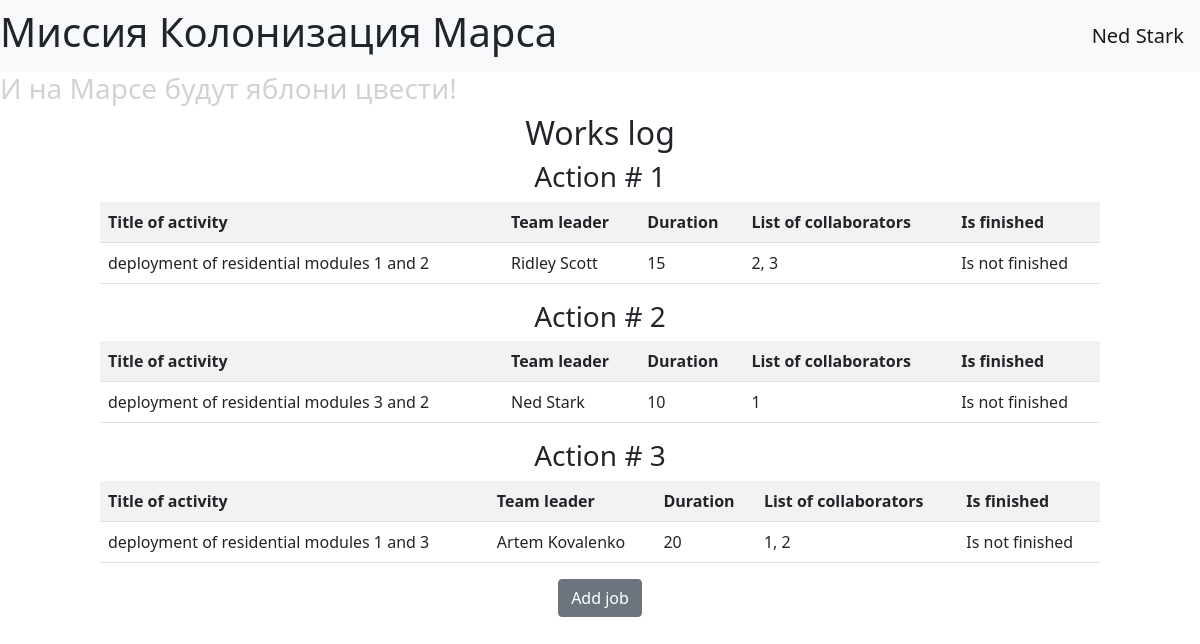
/ (signed in), run on the app's committed database.
### data/users.py (models this page shows, shortened)
class User(SqlAlchemyBase, UserMixin):
    __tablename__ = 'users'
    id = sqlalchemy.Column(sqlalchemy.Integer,
                           primary_key=True, autoincrement=True)
    surname = sqlalchemy.Column(sqlalchemy.String, nullable=True)
    name = sqlalchemy.Column(sqlalchemy.String, nullable=True)
    age = sqlalchemy.Column(sqlalchemy.Integer, nullable=True)
    position = sqlalchemy.Column(sqlalchemy.String, nullable=True)
    speciality = sqlalchemy.Column(sqlalchemy.String, nullable=True)
    address = sqlalchemy.Column(sqlalchemy.String, nullable=True)
    email = sqlalchemy.Column(sqlalchemy.String, index=True, unique=True,
                              nullable=True)
    hashed_password = sqlalchemy.Column(sqlalchemy.String, nullable=True)
    modified_date = sqlalchemy.Column(sqlalchemy.DateTime,
                                      default=datetime.datetime.now)

### data/jobs.py (models this page shows, shortened)
class Jobs(SqlAlchemyBase):
    __tablename__ = 'jobs'
    id = sqlalchemy.Column(sqlalchemy.Integer,
                           primary_key=True, autoincrement=True)
    team_leader = sqlalchemy.Column(sqlalchemy.Integer,
                                    sqlalchemy.ForeignKey("users.id"))
    job = sqlalchemy.Column(sqlalchemy.Text, nullable=True)
    work_size = sqlalchemy.Column(sqlalchemy.Integer, nullable=True)
    collaborators = sqlalchemy.Column(sqlalchemy.Text, nullable=True)
    start_date = sqlalchemy.Column(sqlalchemy.Date, nullable=True,
                                   default=datetime.now())
    end_date = sqlalchemy.Column(sqlalchemy.Date, nullable=True)
    is_finished = sqlalchemy.Column(sqlalchemy.Boolean, nullable=True)
    user = orm.relation('User')

### main.py (the view)
@app.route('/')
def index():
    session = db_session.create_session()
    jobs = list(session.query(Jobs))
    param = {
        "jobs": jobs,
        "title": 'Work log'
    }
    return render_template("work_log.html", **param)

### data/db_session.py (called while the page is built)
def create_session() -> Session:
    global __factory
    return __factory()

### main.py (called while the page is built)
@login_manager.user_loader
def load_user(user_id):
    db_sess = db_session.create_session()
    return db_sess.query(User).get(user_id)

### templates/work_log.html
{% extends "base.html" %}
{% block content %}
<div align="center" style="padding: 0px 100px 0px 100px;">
    <h2>Works log</h2>
    {% for item in jobs %}
    <h3>Action # {{ item.id }}</h3>
    <table class="table table-striped">
        <tr>
            <th>Title of activity</th>
            <th>Team leader</th>
            <th>Duration</th>
            <th>List of collaborators</th>
            <th>Is finished</th>
        </tr>
        <tr>
            <td>{{ item.job }}</td>
            <td>{{ item.user.name }} {{ item.user.surname}}</td>
            <td>{{ item.work_size }}</td>
            <td>{{ item.collaborators }}</td>
            {% if item.is_finished %}
            <td>Is finished</td>
            {% else %}
            <td>Is not finished</td>
            {% endif %}
        </tr>
    </table>
    {% endfor %}
    {% if current_user.is_authenticated %}
    <a href="addjob" class="btn btn-secondary">Add job</a>
    {% endif %}
</div>
{% endblock %}

### templates/base.html (shortened to what this page needs)
<!DOCTYPE html>
<html lang="en">
    <head>
        <link rel="stylesheet" type="text/css" href="/static/css/style.css"/>
        <link rel="stylesheet"
              href="https://cdn.jsdelivr.net/npm/bootstrap@5.0.0-beta1/dist/css/bootstrap.min.css"
>
    </head>
    <header>
        <nav class="navbar navbar-light bg-light">
             <h1 class="main_h">Миссия Колонизация Марса</h1>
            {% if current_user.is_authenticated %}
            <a class="navbar-brand" href="/logout">{{ current_user.name }} {{ current_user.surname }}</a>
            {% else %}
            <p>
                <a class="btn btn-primary " href="/register">Register</a>
                <a class="btn btn-success" href="/login">Log in</a>
            </p>
            {% endif %}
        </nav>
    </header>
    <body>
        <h3 class="second">И на Марсе будут яблони цвести!</h3>
        <div>
            {% block content %}{% endblock %}
        </div>
    </body>
</html>

### static/css/style.css (style rules this page uses)
.main_h { font-size: 32; }
.second { opacity: 0.2; }
h2 { text-align: center; }
table { box-sizing: border-box; }

### data on the page
User: name "Ned", surname "Stark"
Jobs: id "1", job "deployment of residential modules 1 and 2", user.name "Ridley", user.surname "Scott", work_size "15", collaborators "2, 3", is_finished "Is not finished"
Jobs: id "2", job "deployment of residential modules 3 and 2", user.name "Ned", user.surname "Stark", work_size "10", collaborators "1", is_finished "Is not finished"
Jobs: id "3", job "deployment of residential modules 1 and 3", user.name "Artem", user.surname "Kovalenko", work_size "20", collaborators "1, 2", is_finished "Is not finished"
